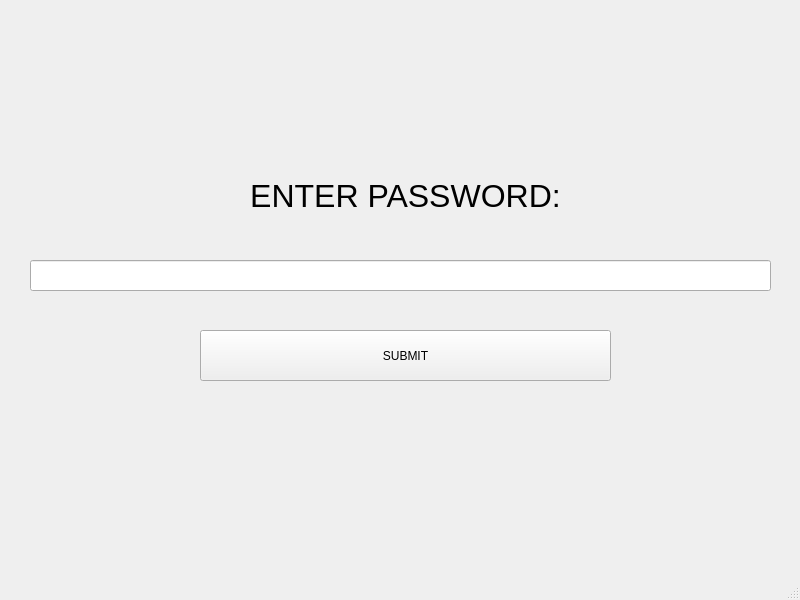
<?xml version="1.0" encoding="UTF-8"?>
<ui version="4.0">
 <class>MainWindow</class>
 <widget class="QMainWindow" name="MainWindow">
  <property name="geometry">
   <rect>
    <x>0</x>
    <y>0</y>
    <width>800</width>
    <height>600</height>
   </rect>
  </property>
  <property name="windowTitle">
   <string>MainWindow</string>
  </property>
  <widget class="QWidget" name="centralwidget">
   <widget class="QLineEdit" name="lineEdit">
    <property name="geometry">
     <rect>
      <x>30</x>
      <y>260</y>
      <width>741</width>
      <height>31</height>
     </rect>
    </property>
   </widget>
   <widget class="QPushButton" name="pushButton">
    <property name="geometry">
     <rect>
      <x>200</x>
      <y>330</y>
      <width>411</width>
      <height>51</height>
     </rect>
    </property>
    <property name="text">
     <string>SUBMIT</string>
    </property>
   </widget>
   <widget class="QLabel" name="label">
    <property name="geometry">
     <rect>
      <x>200</x>
      <y>420</y>
      <width>411</width>
      <height>51</height>
     </rect>
    </property>
    <property name="minimumSize">
     <size>
      <width>281</width>
      <height>51</height>
     </size>
    </property>
    <property name="font">
     <font>
      <pointsize>18</pointsize>
     </font>
    </property>
    <property name="text">
     <string/>
    </property>
    <property name="alignment">
     <set>Qt::AlignCenter</set>
    </property>
   </widget>
   <widget class="QLabel" name="label_2">
    <property name="geometry">
     <rect>
      <x>200</x>
      <y>170</y>
      <width>411</width>
      <height>51</height>
     </rect>
    </property>
    <property name="minimumSize">
     <size>
      <width>281</width>
      <height>51</height>
     </size>
    </property>
    <property name="font">
     <font>
      <pointsize>24</pointsize>
     </font>
    </property>
    <property name="text">
     <string>ENTER PASSWORD:</string>
    </property>
    <property name="alignment">
     <set>Qt::AlignCenter</set>
    </property>
   </widget>
  </widget>
  <widget class="QMenuBar" name="menubar">
   <property name="geometry">
    <rect>
     <x>0</x>
     <y>0</y>
     <width>800</width>
     <height>23</height>
    </rect>
   </property>
  </widget>
  <widget class="QStatusBar" name="statusbar"/>
 </widget>
 <resources/>
 <connections/>
</ui>
